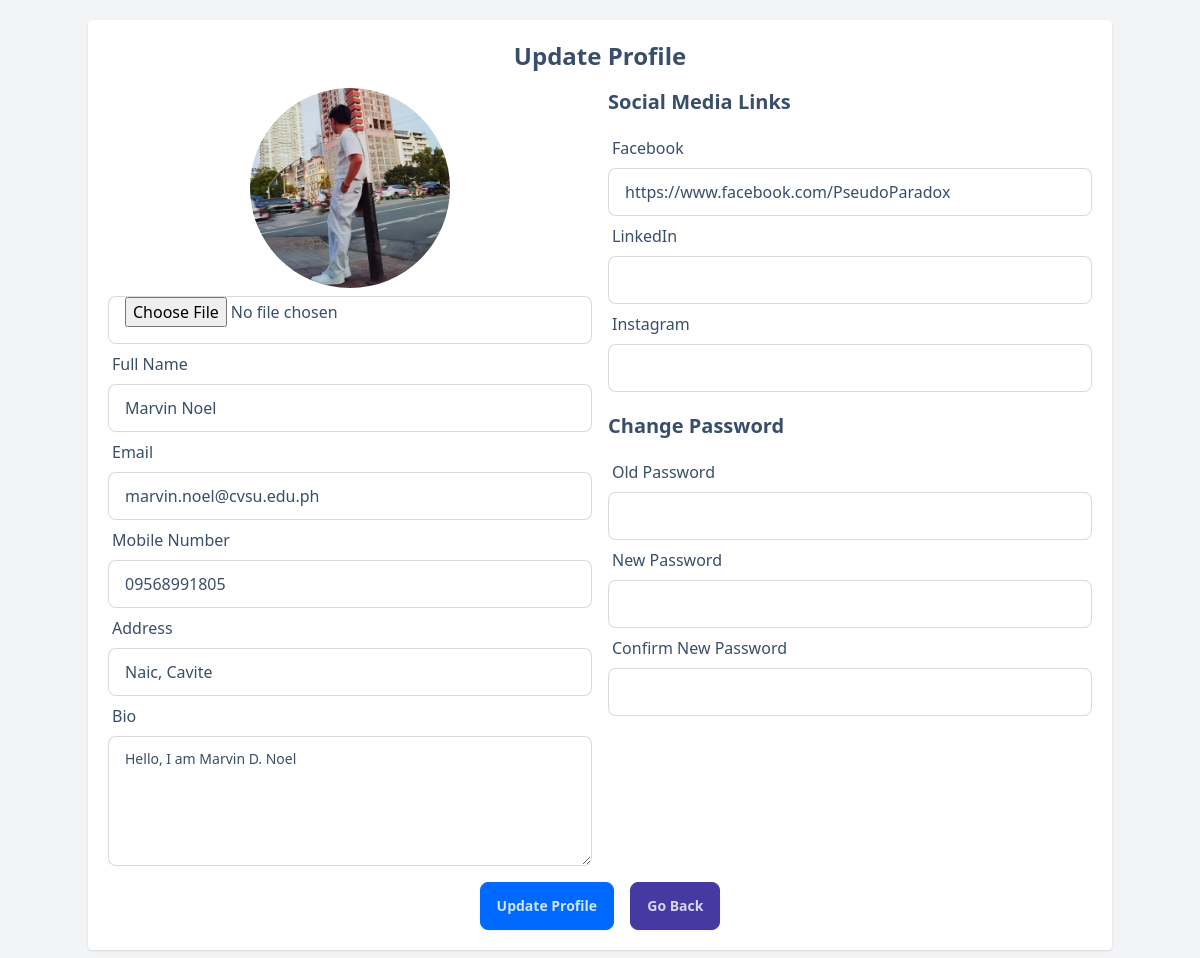
The page /user/update-profile.php?status=error (signed in) on the database its author committed.
### tables this page shows
CREATE TABLE `users_tb` (
  `user_id` int(11) NOT NULL,
  `full_name` varchar(255) NOT NULL,
  `username` varchar(255) NOT NULL,
  `email` varchar(255) NOT NULL,
  `address` varchar(255) NOT NULL,
  `age` varchar(100) NOT NULL,
  `bio` varchar(255) NOT NULL,
  `mobile` varchar(20) NOT NULL,
  `password` varchar(255) NOT NULL,
  `role` int(11) NOT NULL DEFAULT 0,
  `created_at` timestamp NOT NULL DEFAULT current_timestamp() ON UPDATE current_timestamp(),
  `profile_picture` varchar(255) NOT NULL DEFAULT 'default-icon.jpg',
  `facebook` varchar(255) NOT NULL,
  `linkedin` varchar(255) NOT NULL,
  `instagram` varchar(255) NOT NULL,
  `code` varchar(255) NOT NULL,
  `updated_time` datetime NOT NULL DEFAULT current_timestamp(),
  `account_age` varchar(255) NOT NULL DEFAULT 'New User'
);

### user/update-profile.php (the view, shortened to what this page needs)
<?php
@include '../components/connection.php';
$user_id = $_SESSION['user_id'];
$select_user = $conn->prepare("SELECT profile_picture, full_name, email, mobile, address, bio, facebook, linkedin, instagram FROM users_tb WHERE user_id = ?");
$select_user->execute([$user_id]);
$fetch_profile = $select_user->fetch(PDO::FETCH_ASSOC);
?>
<!DOCTYPE html>
<html lang="en" data-theme="winter">
<head>
    <link href="https://cdn.jsdelivr.net/npm/tailwindcss@2.2.19/dist/tailwind.min.css" rel="stylesheet">
    <script src="https://cdn.tailwindcss.com"></script>
    <link href="https://cdn.jsdelivr.net/npm/daisyui@4.8.0/dist/full.min.css" rel="stylesheet" type="text/css" />
</head>
<body class="bg-gray-100 py-5">
    <div class="container mx-auto">
        <div class="card bg-white p-5 rounded shadow">
            <h2 class="text-2xl font-bold text-center mb-4">Update Profile</h2>
            <form action="process-update-profile.php" method="POST" enctype="multipart/form-data" class="space-y-4">
                <div class="grid grid-cols-2 gap-4">
                    <div>
                        <div class="text-center">
                            <img src="../uploaded_image/<?= $fetch_profile['profile_picture']; ?>" alt="Profile Picture" class="profile-picture mx-auto">
                            <div class="form-file mt-2">
                                <input type="file" name="profile_picture" id="profile_picture" accept="image/*" class="input input-bordered w-full">
                            </div>
                        </div>
                        <div class="form-control">
                            <label for="full_name" class="label">Full Name</label>
                            <input type="text" id="full_name" name="full_name" class="input input-bordered w-full" value="<?= $fetch_profile['full_name'] ?>" required>
                        </div>
                        <div class="form-control">
                            <label for="email" class="label">Email</label>
                            <input type="email" id="email" name="email" class="input input-bordered w-full" value="<?= $fetch_profile['email'] ?>" required>
                        </div>
                        <div class="form-control">
                            <label for="mobile" class="label">Mobile Number</label>
                            <input type="text" id="mobile" name="mobile" class="input input-bordered w-full" value="<?= $fetch_profile['mobile'] ?>" required>
                        </div>
                        <div class="form-control">
                            <label for="address" class="label">Address</label>
                            <input type="text" id="address" name="address" class="input input-bordered w-full" value="<?= $fetch_profile['address'] ?>" required>
                        </div>
                        <div class="form-control">
                            <label for="bio" class="label">Bio</label>
                            <textarea id="bio" name="bio" class="textarea textarea-bordered w-full" rows="4" required><?= $fetch_profile['bio'] ?></textarea>
                        </div>
                    </div>
                    <div>
                        <h3 class="text-xl font-semibold mb-3">Social Media Links</h3>
                        <div class="form-control">
                            <label for="facebook" class="label">Facebook</label>
                            <input type="text" id="facebook" name="facebook" class="input input-bordered w-full" value="<?= $fetch_profile['facebook'] ?>">
                        </div>
                        <div class="form-control">
                            <label for="linkedin" class="label">LinkedIn</label>
                            <input type="text" id="linkedin" name="linkedin" class="input input-bordered w-full" value="<?= $fetch_profile['linkedin'] ?>">
                        </div>
                        <div class="form-control">
                            <label for="instagram" class="label">Instagram</label>
                            <input type="text" id="instagram" name="instagram" class="input input-bordered w-full" value="<?= $fetch_profile['instagram'] ?>">
                        </div>
                        <h3 class="text-xl font-semibold mt-5 mb-3">Change Password</h3>
                        <div class="form-control">
                            <label for="old_password" class="label">Old Password</label>
                            <input type="password" id="old_password" name="old_password" class="input input-bordered w-full">
                        </div>
                        <div class="form-control">
                            <label for="new_password" class="label">New Password</label>
                            <input type="password" id="new_password" name="new_password" class="input input-bordered w-full">
                        </div>
                        <div class="form-control">
                            <label for="confirm_password" class="label">Confirm New Password</label>
                            <input type="password" id="confirm_password" name="confirm_password" class="input input-bordered w-full">
                        </div>
                    </div>
                </div>
                <div class="text-center mt-5">
                    <button type="submit" class="btn btn-primary">Update Profile</button>
                    <a href="../loading-page-in.php" class="btn btn-secondary ml-3">Go Back</a>
                </div>
            </form>
        </div>
    </div>
</body>
</html>

### user/update-profile.php (style rules this page uses)
.profile-picture { width: 200px; height: 200px; border-radius: 50%; object-fit: cover; }

### rows shown on the page
users_tb: profile_picture (picture), full_name "Marvin Noel", email "marvin.noel@cvsu.edu.ph", mobile "09568991805", address "Naic, Cavite", bio "Hello, I am Marvin D. Noel", facebook "https://www.facebook.com/PseudoParadox"
